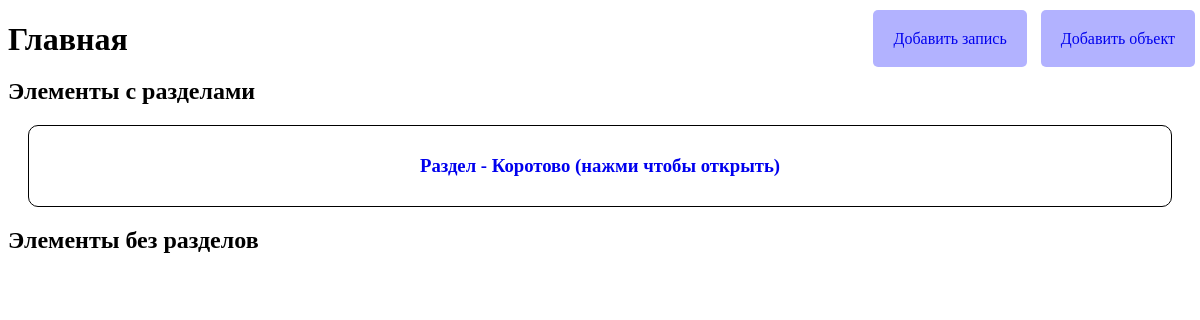
The app's page /, older data.
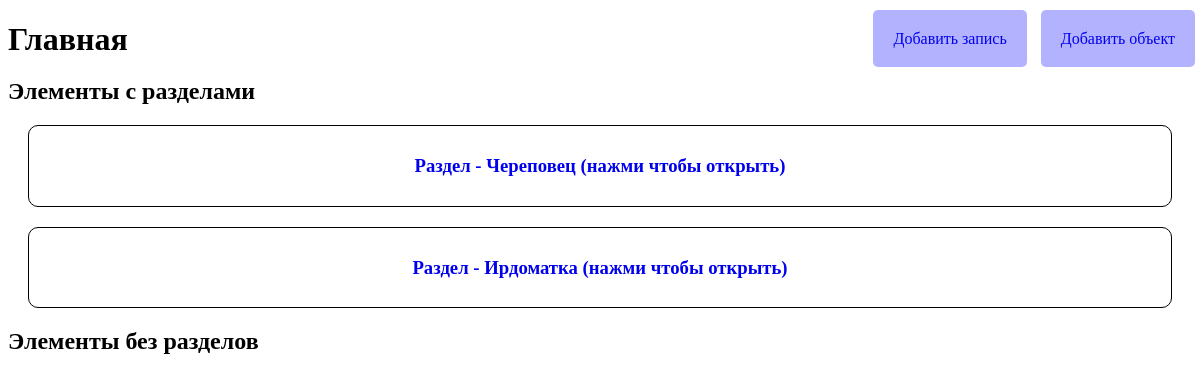
The same page, newer data.
### Main/models.py (models this page shows)
class GroupHome(models.Model):
    id = models.AutoField(primary_key=True)
    name = models.CharField(max_length=200)
    def __str__(self):
        return self.name

### Main/views.py (the view)
# urls.py: path('', views.index, name='index'),
def index(request):
    list_without_home, dict_home = sortByHome()
    return render(request, "main.html", {"list_without_home": list_without_home, "dict_home": dict_home})

### Main/views.py (called while the page is built)
def sortByHome():
    all_info = NameObject.objects.all()
    list_without_home = []
    dict_home = {}
    temp_name_list_home = set()
    for info in all_info:
        list_without_home.append(info)
        if info.group_home:
            list_without_home.remove(info)
            temp_name_home = info.group_home
            if temp_name_home not in temp_name_list_home:
                temp_name_list_home.add(temp_name_home)
                temp_list_home = []
                for name_home in all_info:
                    if name_home.group_home == temp_name_home:
                        temp_list_home.append(name_home)
                dict_home[temp_name_home]=(temp_list_home)
    return list_without_home, dict_home

### templates/main.html (shortened to what this page needs)
<!DOCTYPE html>
{% load static %}
<html>
    <head>
        <link rel="stylesheet" href="{% static 'css/style.css' %}" />
    </head>
    <body>
        <div class="buttons">
            <a href="{% url 'create' %}">Добавить запись</a>
            <a href="/admin/Main/nameobject/">Добавить объект</a>
        </div>
        <h1 class="name-page">Главная</h1>
        <h2>Элементы с разделами</h2>
        {% for key, value in dict_home.items %}
            <div class="folder">
                <a href="#" name={{key}} class="open-folder"><h3>Раздел - {{key}} (нажми чтобы открыть)</h3></a>
            </div>
        {% endfor %}
        <h2>Элементы без разделов</h2>
    </body>
</html>

Row changes from the older to the newer data that the page shows:
removed GroupHome: name "Коротово"
added GroupHome: name "Череповец"
added GroupHome: name "Ирдоматка"
